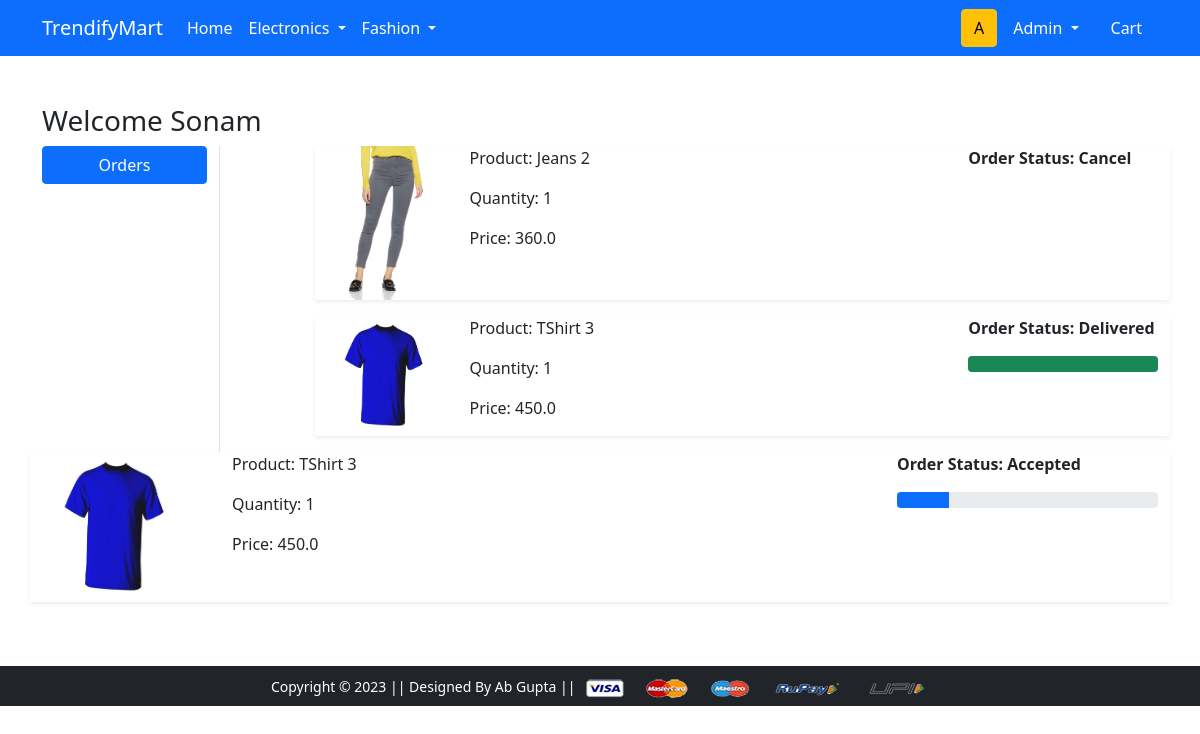
Screenshot of /orders/ (signed in) with the database file from the repository.
### app/models.py (models this page shows, shortened)
class OrderPlaced(models.Model):
 user = models.ForeignKey(User, on_delete=models.CASCADE)
 customer = models.ForeignKey(Customer, on_delete=models.CASCADE)
 product = models.ForeignKey(Product, on_delete=models.CASCADE)
 quantity = models.PositiveIntegerField(default=1)
 ordered_date = models.DateTimeField(auto_now_add=True)
 status = models.CharField(max_length=50,choices=STATUS_CHOICES,default='Pending')
 @property
 def total_cost(self):
   return self.quantity * self.product.discounted_price

class Product(models.Model):
 title = models.CharField(max_length=100)
 selling_price = models.FloatField()
 discounted_price = models.FloatField()
 description = models.TextField()
 brand = models.CharField(max_length=100)
 category = models.CharField( choices=CATEGORY_CHOICES, max_length=2)
 product_image = models.ImageField(upload_to='productimg')

### app/views.py (the view)
# urls.py: path('orders/', views.orders, name='orders'),
@login_required
def orders(request):
	op = OrderPlaced.objects.filter(user=request.user)
	return render(request, 'app/orders.html', {'order_placed':op})

### app/templates/app/orders.html (shortened to what this page needs)
{% extends 'app/base.html' %}
{% load static %}
{% block main-content %}
<div class="container my-5">
 <div class="row">
 <h3>Welcome Sonam</h3>
  <div class="col-sm-2 border-end">
   <ul class="list-unstyled">
    <li class="d-grid"><a href="{% url 'orders' %}" class="btn btn-primary">Orders</a></li>
   </ul>
  </div>
  <div class="col-sm-9 offset-sm-1">
   <div class="row">
    {% for op in order_placed %}
     <div class="col-sm-12">
      <div class="row shadow-sm mb-3">
       <div class="col-sm-2"><img src="{{op.product.product_image.url}}" alt="" srcset="" class="img-fluid" height="150" width="150"></div>
       <div class="col-sm-7">
        <p>Product: {{op.product.title}}</p>
        <p>Quantity: {{op.quantity}}</p>
        <p>Price: {{op.total_cost}}</p>
       </div>
       <div class="col-sm-3 fw-bold">
        <p>Order Status: {{op.status}}</p>
         {% if op.status == 'Accepted' %}
         <div class="progress">
          <div class="progress-bar" role="progressbar" style="width: 20%" aria-valuenow="20" aria-valuemin="0" aria-valuemax="100"></div>
         </div>
         {% endif %}
         {% if op.status == 'Delivered' %}
         <div class="progress">
          <div class="progress-bar bg-success" role="progressbar" style="width: 100%" aria-valuenow="100" aria-valuemin="0" aria-valuemax="100"></div>
         </div>
         {% endif %}
        </div>
       </div>
      </div>
     </div>
    {% endfor %}
   </div>
{% endblock main-content %}

### app/templates/app/base.html (shortened to what this page needs)
<!doctype html>
{% load static %}
<html lang="en">
  <head>
    <link href="https://cdn.jsdelivr.net/npm/bootstrap@5.0.0-beta1/dist/css/bootstrap.min.css" rel="stylesheet">
    <link rel="stylesheet" href="{% static 'app/css/owl.carousel.min.css' %}">
    <link rel="stylesheet" href="{% static 'app/css/all.min.css' %}">
    <link rel="stylesheet" href="{% static 'app/css/style.css' %}">
  </head>
  <body>
    <nav class="navbar navbar-expand-lg navbar-dark bg-primary">
     <div class="container">
       <a class="navbar-brand" href="/">TrendifyMart</a>
       <div class="collapse navbar-collapse" id="navbarSupportedContent">
         <ul class="navbar-nav me-auto mb-2 mb-lg-0">
           <li class="nav-item">
             <a class="nav-link active" aria-current="page" href="/">Home</a>
           </li>
           <li class="nav-item dropdown">
             <a class="nav-link dropdown-toggle text-white" href="#" id="electronicsDropdown" role="button" data-bs-toggle="dropdown" aria-expanded="false">
               Electronics
             </a>
           </li>
           <li class="nav-item dropdown">
             <a class="nav-link dropdown-toggle text-white" href="#" id="fashionDropdown" role="button" data-bs-toggle="dropdown" aria-expanded="false">
               Fashion
             </a>
           </li>
         </ul>
         <form class="d-flex">
           <button class="btn btn-warning" type="submit">{{ request.user.username.0 |capfirst}}</button>
         </form>
         <div>
          <ul class="navbar-nav me-auto mb-2 mb-lg-0">
          {% if request.user.is_authenticated %}
           <li class="nav-item dropdown mx-2">
              <a class="nav-link dropdown-toggle text-white" href="#" id="profileDropdown" role="button" data-bs-toggle="dropdown" aria-expanded="false">
                {{request.user.username|capfirst}}
              </a>
            </li>
            <li class="nav-item mx-2">
              <a href="{% url 'showcart' %}" class="nav-link text-white"> Cart </a>
            </li>
            {% endif %}
          </ul>
         </div>
       </div>
     </div>
    </nav>
    {% block main-content %} {% endblock main-content %}
    <footer class="container-fluid bg-dark text-center p-2 mt-5">
        <small class="text-white">Copyright &copy; 2023 || Designed By Ab Gupta || </small>
        <img src="{% static 'app/images/payment.png' %}" alt="" srcset="" class="img-fluid" height="2px">
    </footer>
  </body>
</html>

### rows the page displays
OrderPlaced: product.product_image (picture), product "Jeans 2", quantity "1", total_cost "360.0", status "Cancel"
OrderPlaced: product.product_image (picture), product "TShirt 3", quantity "1", total_cost "450.0", status "Delivered"
OrderPlaced: product.product_image (picture), product "TShirt 3", quantity "1", total_cost "450.0", status "Accepted"

### other values shown
{{ request.user.username.0 |capfirst }} "A"
{{ request.user.username|capfirst }} "Admin"
